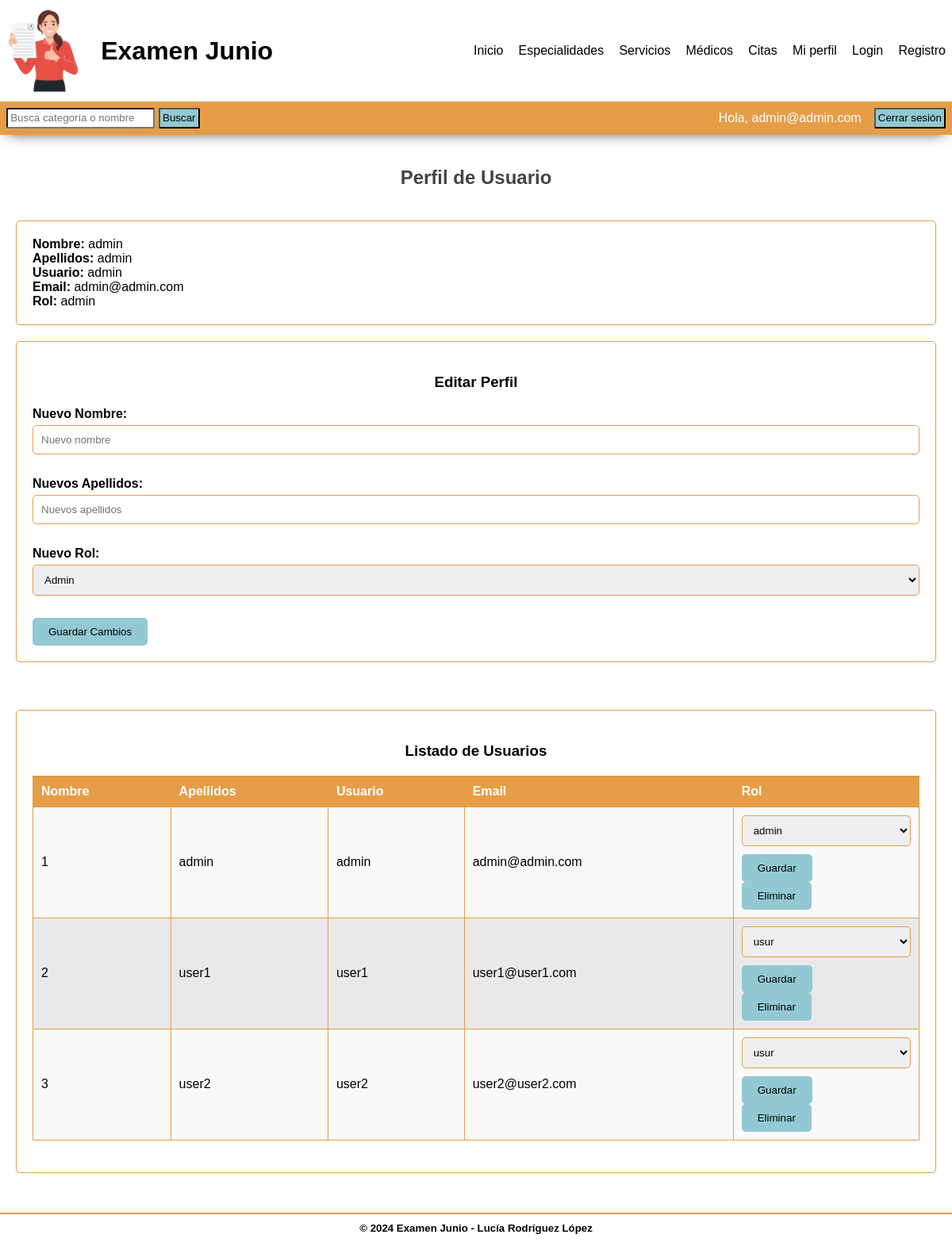
/usuario (signed in), run on the app's committed database.
### tables this page shows
CREATE TABLE IF NOT EXISTS usuarios(
    id INT AUTO_INCREMENT NOT NULL,
    nombre VARCHAR(100) NOT NULL,
    apellidos VARCHAR(255),
    usuario VARCHAR(255) NOT NULL,
    email VARCHAR(255) NOT NULL,
    contrasena VARCHAR(255) NOT NULL,
    rol VARCHAR(20),
    CONSTRAINT pk_usuarios PRIMARY KEY (id),
    CONSTRAINT uq_email UNIQUE (email),
    CONSTRAINT uq_usuario UNIQUE (usuario) 
);

### src/Lib/Pages.php (called while the page is built, shortened)
<?php
class Pages {
    public function render(string $pageName, array $params = null): void {
        require_once __DIR__ . "/../Views/layout/header.php";
        require_once __DIR__ . "/../Views/$pageName.php";
        require_once __DIR__ . "/../Views/layout/footer.php";
    }
}

### src/Controllers/UsuarioController.php (called while the page is built, shortened)
<?php
class UsuarioController {
    private Pages $pagina;
    private UsuariosService $usuariosService;
    public function __construct()
    {
        $this->pagina = new Pages();
        $this->usuariosService = new UsuariosService();
    }
    public function mostrarUsuario($error = null) {
        $emailSesion = $this->obtenerEmailUsuario(null);
        $usuario = $this->usuariosService->obtenerUsuarioPorEmail($emailSesion);
        $nombre = $usuario->getNombre();
        $apellidos = $usuario->getApellidos();
        $email = $usuario->getEmail();
        $rol = $usuario->getRol();
        $nombre_usuario = $usuario->getUsuario();
        $data = compact('nombre', 'apellidos', 'nombre_usuario', 'email', 'rol');
        if ($rol == 'admin'){
            $usuarios = $this->usuariosService->obtenerUsuarios();
            $data['usuarios'] = $usuarios;
        }
        $this->pagina->render("Usuario/mostrarUsuario", $data);
    }
    function obtenerEmailUsuario($emailRecordado) {
        $emailSesion = isset($_SESSION['email']) ? $_SESSION['email'] : null;
        return $emailSesion;
    }
}

### src/Routes/Routes.php (called while the page is built, shortened)
<?php
  class Routes{
    public static function index(){
    Router::add('GET','/usuario', function () {
        return (new UsuarioController())->mostrarUsuario();
    });
        Router::dispatch();
    }
  }

### src/init.php (called while the page is built, shortened)
<?php
Routes::index();

### public/index.php (called while the page is built)
<?php
require_once '../src/init.php';

### src/Lib/DataBase.php (called while the page is built, shortened)
<?php
class DataBase
{
    private ?PDO $conexion;
    private string $server;
    private string $user;
    private string $pass;
    private string $data_base;
    function __construct()
    {
        $this->server = $_ENV['DB_HOST'];
        $this->user = $_ENV['DB_USER'];
        $this->pass = $_ENV['DB_PASS'];
        $this->data_base = $_ENV['DB_DATABASE'];
        $this->conexion = $this->conect();
    }
    function conect() : PDO {
        try {
            $opciones = array(
                PDO::MYSQL_ATTR_INIT_COMMAND => "SET NAMES utf8mb4",
                PDO::MYSQL_ATTR_FOUND_ROWS => true
            );
            $conexion = new PDO("mysql:host={$this->server};dbname={$this->data_base}",$this->user,$this->pass,$opciones);
            return $conexion;
        } catch (PDOException $e) {
            echo "Ha surgido un error y no se puede conectar con la base de datos".$e->getMessage();
            exit;
        }
    }
    public function prepareSQL(string $querySQL) {
        return $this->conexion->prepare($querySQL);
    }
}

### src/Services/UsuariosService.php (called while the page is built, shortened)
<?php
    class UsuariosService{
        private UsuariosRepository $userRepository;
        function __construct() {
            $this->userRepository = new UsuariosRepository();
        }
        public function obtenerUsuarioPorEmail(string $email): ?Usuarios {
            return $this->userRepository->findByEmail($email);
        }
        public function obtenerUsuarios(): ?array {
            return $this->userRepository->obtenerUsuarios();
        }
    }

### src/Repositories/UsuariosRepository.php (called while the page is built, shortened)
<?php
    class UsuariosRepository{
        private DataBase $conexion;
        function __construct(){
            $this->conexion = new DataBase();
        }
        public function findByemail(string $email): ?Usuarios {
            try {
                $this->sql = $this->conexion->prepareSQL("SELECT * FROM usuarios WHERE email = :email LIMIT 1;");
                $this->sql->bindValue(":email", $email, PDO::PARAM_STR);
                $this->sql->execute();
                $usuarioData = $this->sql->fetch(PDO::FETCH_ASSOC);
                if ($usuarioData) {
                    $usuario = new Usuarios(
                        $usuarioData['id'],
                        $usuarioData['nombre'],
                        $usuarioData['apellidos'],
                        $usuarioData['usuario'],
                        $usuarioData['email'],
                        $usuarioData['contrasena'],
                        $usuarioData['rol']
                    );
                    return $usuario;
                } else {
                    return null;
                }
            } catch (PDOException $e) {
                return null;
            }
        }
        public function obtenerUsuarios() {
            try {
                $this->sql = $this->conexion->prepareSQL("SELECT * FROM usuarios");
                $this->sql->execute();
                $usuarioData = $this->sql->fetchAll(PDO::FETCH_ASSOC);
                $usuarioCommit = $usuarioData ?: null;
            } catch (PDOException $e) {
                $usuarioCommit = $e->getMessage();
            }
            return $usuarioCommit;
        }
    }

### src/Models/Usuarios.php (called while the page is built, shortened)
<?php
class Usuarios
{
    public function getNombre(): string
    {
        return $this->nombre;
    }
    public function getApellidos(): string
    {
        return $this->apellidos;
    }
    public function getEmail(): string
    {
        return $this->email;
    }
    public function getRol(): string
    {
        return $this->rol;
    }
    public function getUsuario(): string
    {
        return $this->usuario;
    }
}

### src/Views/Usuario/mostrarUsuario.php (the view, shortened to what this page needs)
<!DOCTYPE html>
<html>
<head>
    <link rel="stylesheet" href="public/css/styles.css">
</head>
<body>
    <main class="user-container">
        <h2 class="user-card-h2">Perfil de Usuario</h2>
        <div class="user-card user-profile-info">
            <div class="user-card-body">
                <p><strong>Nombre:</strong> <?= htmlspecialchars($nombre) ?></p>
                <p><strong>Apellidos:</strong> <?= htmlspecialchars($apellidos) ?></p>
                <p><strong>Usuario:</strong> <?= htmlspecialchars($nombre_usuario) ?></p>
                <p><strong>Email:</strong> <?= htmlspecialchars($email) ?></p>
                <p><strong>Rol:</strong> <?= htmlspecialchars($rol) ?></p>
            </div>
        </div>
        <div class="user-card">
            <div class="user-card-body">
                <h3 class="user-card-h2">Editar Perfil</h3>
                <form action="<?= BASE_URL ?>edita_perfil" method="POST" class="user-form">
                    <label for="new_nombre" class="user-form-label">Nuevo Nombre:</label>
                    <input type="text" id="new_nombre" name="new_nombre" placeholder="Nuevo nombre" required class="user-form-input">
                    <br>
                    <label for="new_apellidos" class="user-form-label">Nuevos Apellidos:</label>
                    <input type="text" id="new_apellidos" name="new_apellidos" placeholder="Nuevos apellidos" required class="user-form-input">
                    <br>
                    <?php if ($rol === 'admin'): ?>
                        <label for="new_rol" class="user-form-label">Nuevo Rol:</label>
                        <select id="new_rol" name="new_rol" class="user-form-input">
                            <option value="admin">Admin</option>
                        </select>
                    <?php else: ?>
                        <input type="hidden" name="new_rol" value="usur">
                    <?php endif; ?>
                    <br>
                    <input type="submit" value="Guardar Cambios" class="user-form-submit">
                </form>
            </div>
        </div>
    </main>
    <section class="user-container">
        <?php if ($rol === 'admin'): ?>
            <div class="user-card">
                <div class="user-card-body">
                    <h3 class="user-card-h2">Listado de Usuarios</h3>
                    <table class="user-table">
                        <thead>
                            <tr>
                                <th>Nombre</th>
                                <th>Apellidos</th>
                                <th>Usuario</th>
                                <th>Email</th>
                                <th>Rol</th>
                            </tr>
                        </thead>
                        <tbody>
                            <?php foreach ($usuarios as $usuario): ?>
                                <tr>
                                    <td><?php echo htmlspecialchars($usuario['id']); ?></td>
                                    <td><?php echo htmlspecialchars($usuario['apellidos']); ?></td>
                                    <td><?php echo htmlspecialchars($usuario['usuario']); ?></td>
                                    <td><?php echo htmlspecialchars($usuario['email']); ?></td>
                                    <td>
                                        <form action="<?= BASE_URL ?>edita_perfil" method="POST" class="user-form">
                                            <select name="new_rol" class="user-form-input">
                                                <option value="admin" <?php if ($usuario['rol'] === 'admin') echo 'selected'; ?>>admin</option>
                                                <option value="usur" <?php if ($usuario['rol'] === 'usur') echo 'selected'; ?>>usur</option>
                                            </select>
                                            <input type="submit" value="Guardar" class="user-form-submit">
                                        </form>
                                        <form action="<?= BASE_URL ?>borrar_usuario" method="POST" class="user-form">
                                            <input type="submit" value="Eliminar" class="user-form-submit">
                                        </form>
                                    </td>
                                </tr>
                            <?php endforeach; ?>
                        </tbody>
                    </table>
                </div>
            </div>
        <?php endif; ?>
    </section>
</body>
</html>

### public/css/styles.css (style rules this page uses)
* { padding: 0; margin: 0; box-sizing: border-box; }
:root { --primary: #fff; --secondary: #e59d48; --tertiary: #40e0d0; --contrast: #92c9d2; --contrast-hover: #044465; --text: #000; --text-title: #fff; --font: Arial, Helvetica, sans-serif; }
body { font-family: var(--font); }
.user-container { max-width: 1200px; margin: 0 auto; padding: 20px; }
.user-profile-info { margin-bottom: 20px; }
.user-card { width: 100%; border: 1px solid var(--secondary); border-radius: 5px; margin-bottom: 20px; }
.user-card-body { padding: 20px; }
.user-card-h2 { text-align: center; padding: 20px; }
.user-form { display: flex; flex-direction: column; align-items: flex-start; }
.user-form-label { margin-bottom: 5px; font-weight: bold; }
.user-form-input { width: 100%; padding: 10px; margin-bottom: 10px; border: 1px solid var(--secondary); border-radius: 5px; box-sizing: border-box; }
.user-form-submit { padding: 10px 20px; background-color: var(--contrast); border: none; border-radius: 5px; color: var(--text); cursor: pointer; transition: background-color 0.3s ease; }
.user-table { width: 100%; border-collapse: collapse; }
.user-table th, .user-table td { padding: 10px; border: 1px solid var(--secondary); text-align: left; }
.user-table th { background-color: var(--secondary); color: white; }
.user-table tbody tr:nth-child(odd) { background-color: #f9f9f9; }
.user-table tbody tr:nth-child(even) { background-color: #e9e9e9; }
h2 { color: #444; margin-bottom: 20px; }
table { width: 100%; border-collapse: collapse; margin-bottom: 20px; }
th, td { padding: 12px; border: 1px solid #ddd; text-align: left; }
th { background-color: #f4f4f4; }

### data on the page
usuarios: nombre "admin", apellidos "admin", usuario "admin", email "admin@admin.com", rol "admin", id "1", new_rol "admin"
usuarios: id "2", apellidos "user1", usuario "user1", email "user1@user1.com", new_rol "usur"
usuarios: id "3", apellidos "user2", usuario "user2", email "user2@user2.com", new_rol "usur"

### other printed values
$_SESSION['email'] "admin@admin.com"
